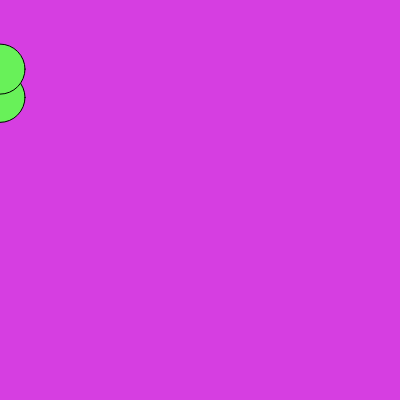
Frame 1 (no input)
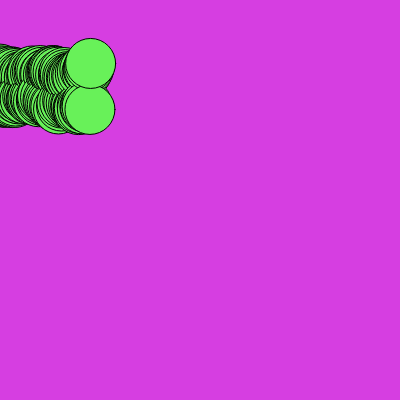
Frame 60 (no input)
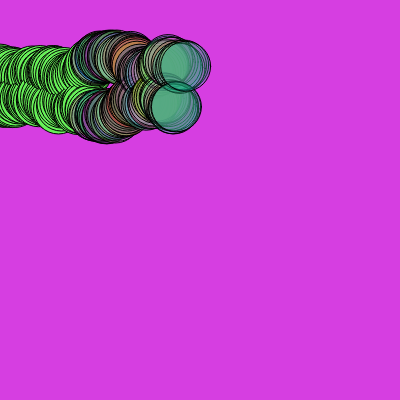
Frame 120 (the mouse pressed at the canvas centre since frame 60)

The p5.js sketch that drew these frames (run headless with seeded random() and noise() and a simulated clock; from frame 60 on, the mouse is pressed at the canvas centre):

// p5.js sketch
// ── sketch.js
let cor;

let circuloX;

let circuloY;

function setup(){
  createCanvas(400, 400);
  background(random(0,300),random(0,300),random(0,300))
  cor=color (random(0,300),random(0,300),random(0,300))
 
  circuloX=[0,0];
  circuloY=[random(height),random(height)]
}

function draw() {
 fill(cor)
 circle(circuloX[0],circuloY[0],50);
  circle(circuloX[1],circuloY[1],50);
  
  circuloX[0]+=random(0,3);
 circuloX[1]+=random(0,3);
  
   circuloY[0]+=random(-3,3);
 circuloY[1]+=random(-3,3)
  
  
if(mouseIsPressed){
  cor=color(random(0,255),
  random(0,255),
  random(0,255),
  random(0,100));}
 }
